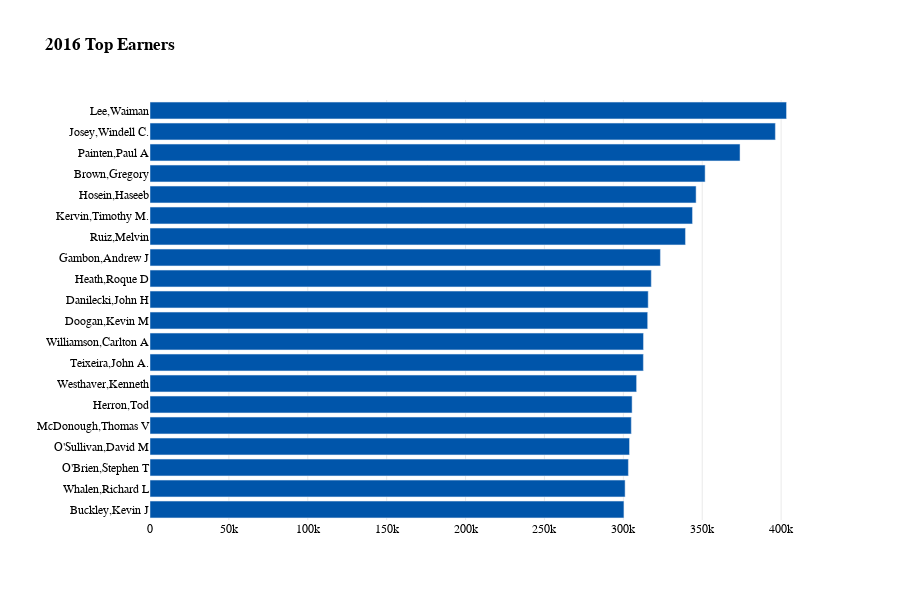

The notebook cell this image was saved under:
### Code cell
fig = px.bar(top16_20, x='TOTAL EARNINGS', y='NAME', color='NAME', orientation='h', title='<b>2016 Top Earners<b>', color_discrete_sequence=color_list)
fig.update_layout(xaxis_title='', yaxis_title='')
# remove the namme roll on the right side of the plot
fig.update_layout(showlegend=False)
fig.update_layout(font_family="GT America Bold")
# change the frount of thing other than title to GT-America-Standard-regular

fig.update_layout(font=dict(family="GT America", size=12, color="#000000"))

# increase the hight of the plot
fig.update_layout(height=600)

# make the background color to be transparent 
fig.update_layout(plot_bgcolor='rgba(0,0,0,0)')
fig.update_xaxes(showgrid=True, gridwidth=0.5, gridcolor='LightGray')
fig.update_layout(showlegend=False)
fig.show()

### Figure 1 — Plotly figure (JSON) as saved in the notebook; plotly's stock layout.template omitted (floating-point values rounded to 4 significant figures)
{"data": [{"alignmentgroup": "True", "hovertemplate": "NAME=%{y}<br>TOTAL EARNINGS=%{x}<extra></extra>", "legendgroup": "Lee,Waiman", "marker": {"color": "#0055aa", "pattern": {"shape": ""}}, "name": "Lee,Waiman", "offsetgroup": "Lee,Waiman", "orientation": "h", "showlegend": true, "textposition": "auto", "type": "bar", "x": [403400.0], "xaxis": "x", "y": ["Lee,Waiman"], "yaxis": "y"}, {"alignmentgroup": "True", "hovertemplate": "NAME=%{y}<br>TOTAL EARNINGS=%{x}<extra></extra>", "legendgroup": "Josey,Windell C.", "marker": {"color": "#0055aa", "pattern": {"shape": ""}}, "name": "Josey,Windell C.", "offsetgroup": "Josey,Windell C.", "orientation": "h", "showlegend": true, "textposition": "auto", "type": "bar", "x": [396300.0], "xaxis": "x", "y": ["Josey,Windell C."], "yaxis": "y"}, {"alignmentgroup": "True", "hovertemplate": "NAME=%{y}<br>TOTAL EARNINGS=%{x}<extra></extra>", "legendgroup": "Painten,Paul A", "marker": {"color": "#0055aa", "pattern": {"shape": ""}}, "name": "Painten,Paul A", "offsetgroup": "Painten,Paul A", "orientation": "h", "showlegend": true, "textposition": "auto", "type": "bar", "x": [374000.0], "xaxis": "x", "y": ["Painten,Paul A"], "yaxis": "y"}, {"alignmentgroup": "True", "hovertemplate": "NAME=%{y}<br>TOTAL EARNINGS=%{x}<extra></extra>", "legendgroup": "Brown,Gregory", "marker": {"color": "#0055aa", "pattern": {"shape": ""}}, "name": "Brown,Gregory", "offsetgroup": "Brown,Gregory", "orientation": "h", "showlegend": true, "textposition": "auto", "type": "bar", "x": [351800.0], "xaxis": "x", "y": ["Brown,Gregory"], "yaxis": "y"}, {"alignmentgroup": "True", "hovertemplate": "NAME=%{y}<br>TOTAL EARNINGS=%{x}<extra></extra>", "legendgroup": "Hosein,Haseeb", "marker": {"color": "#0055aa", "pattern": {"shape": ""}}, "name": "Hosein,Haseeb", "offsetgroup": "Hosein,Haseeb", "orientation": "h", "showlegend": true, "textposition": "auto", "type": "bar", "x": [346100.0], "xaxis": "x", "y": ["Hosein,Haseeb"], "yaxis": "y"}, {"alignmentgroup": "True", "hovertemplate": "NAME=%{y}<br>TOTAL EARNINGS=%{x}<extra></extra>", "legendgroup": "Kervin,Timothy M.", "marker": {"color": "#0055aa", "pattern": {"shape": ""}}, "name": "Kervin,Timothy M.", "offsetgroup": "Kervin,Timothy M.", "orientation": "h", "showlegend": true, "textposition": "auto", "type": "bar", "x": [343800.0], "xaxis": "x", "y": ["Kervin,Timothy M."], "yaxis": "y"}, {"alignmentgroup": "True", "hovertemplate": "NAME=%{y}<br>TOTAL EARNINGS=%{x}<extra></extra>", "legendgroup": "Ruiz,Melvin", "marker": {"color": "#0055aa", "pattern": {"shape": ""}}, "name": "Ruiz,Melvin", "offsetgroup": "Ruiz,Melvin", "orientation": "h", "showlegend": true, "textposition": "auto", "type": "bar", "x": [339400.0], "xaxis": "x", "y": ["Ruiz,Melvin"], "yaxis": "y"}, {"alignmentgroup": "True", "hovertemplate": "NAME=%{y}<br>TOTAL EARNINGS=%{x}<extra></extra>", "legendgroup": "Gambon,Andrew J", "marker": {"color": "#0055aa", "pattern": {"shape": ""}}, "name": "Gambon,Andrew J", "offsetgroup": "Gambon,Andrew J", "orientation": "h", "showlegend": true, "textposition": "auto", "type": "bar", "x": [323500.0], "xaxis": "x", "y": ["Gambon,Andrew J"], "yaxis": "y"}, {"alignmentgroup": "True", "hovertemplate": "NAME=%{y}<br>TOTAL EARNINGS=%{x}<extra></extra>", "legendgroup": "Heath,Roque D", "marker": {"color": "#0055aa", "pattern": {"shape": ""}}, "name": "Heath,Roque D", "offsetgroup": "Heath,Roque D", "orientation": "h", "showlegend": true, "textposition": "auto", "type": "bar", "x": [317700.0], "xaxis": "x", "y": ["Heath,Roque D"], "yaxis": "y"}, {"alignmentgroup": "True", "hovertemplate": "NAME=%{y}<br>TOTAL EARNINGS=%{x}<extra></extra>", "legendgroup": "Danilecki,John H", "marker": {"color": "#0055aa", "pattern": {"shape": ""}}, "name": "Danilecki,John H", "offsetgroup": "Danilecki,John H", "orientation": "h", "showlegend": true, "textposition": "auto", "type": "bar", "x": [315800.0], "xaxis": "x", "y": ["Danilecki,John H"], "yaxis": "y"}, {"alignmentgroup": "True", "hovertemplate": "NAME=%{y}<br>TOTAL EARNINGS=%{x}<extra></extra>", "legendgroup": "Doogan,Kevin M", "marker": {"color": "#0055aa", "pattern": {"shape": ""}}, "name": "Doogan,Kevin M", "offsetgroup": "Doogan,Kevin M", "orientation": "h", "showlegend": true, "textposition": "auto", "type": "bar", "x": [315400.0], "xaxis": "x", "y": ["Doogan,Kevin M"], "yaxis": "y"}, {"alignmentgroup": "True", "hovertemplate": "NAME=%{y}<br>TOTAL EARNINGS=%{x}<extra></extra>", "legendgroup": "Williamson,Carlton A", "marker": {"color": "#0055aa", "pattern": {"shape": ""}}, "name": "Williamson,Carlton A", "offsetgroup": "Williamson,Carlton A", "orientation": "h", "showlegend": true, "textposition": "auto", "type": "bar", "x": [312800.0], "xaxis": "x", "y": ["Williamson,Carlton A"], "yaxis": "y"}, {"alignmentgroup": "True", "hovertemplate": "NAME=%{y}<br>TOTAL EARNINGS=%{x}<extra></extra>", "legendgroup": "Teixeira,John A.", "marker": {"color": "#0055aa", "pattern": {"shape": ""}}, "name": "Teixeira,John A.", "offsetgroup": "Teixeira,John A.", "orientation": "h", "showlegend": true, "textposition": "auto", "type": "bar", "x": [312700.0], "xaxis": "x", "y": ["Teixeira,John A."], "yaxis": "y"}, {"alignmentgroup": "True", "hovertemplate": "NAME=%{y}<br>TOTAL EARNINGS=%{x}<extra></extra>", "legendgroup": "Westhaver,Kenneth", "marker": {"color": "#0055aa", "pattern": {"shape": ""}}, "name": "Westhaver,Kenneth", "offsetgroup": "Westhaver,Kenneth", "orientation": "h", "showlegend": true, "textposition": "auto", "type": "bar", "x": [308400.0], "xaxis": "x", "y": ["Westhaver,Kenneth"], "yaxis": "y"}, {"alignmentgroup": "True", "hovertemplate": "NAME=%{y}<br>TOTAL EARNINGS=%{x}<extra></extra>", "legendgroup": "Herron,Tod", "marker": {"color": "#0055aa", "pattern": {"shape": ""}}, "name": "Herron,Tod", "offsetgroup": "Herron,Tod", "orientation": "h", "showlegend": true, "textposition": "auto", "type": "bar", "x": [305500.0], "xaxis": "x", "y": ["Herron,Tod"], "yaxis": "y"}, {"alignmentgroup": "True", "hovertemplate": "NAME=%{y}<br>TOTAL EARNINGS=%{x}<extra></extra>", "legendgroup": "McDonough,Thomas V", "marker": {"color": "#0055aa", "pattern": {"shape": ""}}, "name": "McDonough,Thomas V", "offsetgroup": "McDonough,Thomas V", "orientation": "h", "showlegend": true, "textposition": "auto", "type": "bar", "x": [305000.0], "xaxis": "x", "y": ["McDonough,Thomas V"], "yaxis": "y"}, {"alignmentgroup": "True", "hovertemplate": "NAME=%{y}<br>TOTAL EARNINGS=%{x}<extra></extra>", "legendgroup": "O'Sullivan,David M", "marker": {"color": "#0055aa", "pattern": {"shape": ""}}, "name": "O'Sullivan,David M", "offsetgroup": "O'Sullivan,David M", "orientation": "h", "showlegend": true, "textposition": "auto", "type": "bar", "x": [303900.0], "xaxis": "x", "y": ["O'Sullivan,David M"], "yaxis": "y"}, {"alignmentgroup": "True", "hovertemplate": "NAME=%{y}<br>TOTAL EARNINGS=%{x}<extra></extra>", "legendgroup": "O'Brien,Stephen T", "marker": {"color": "#0055aa", "pattern": {"shape": ""}}, "name": "O'Brien,Stephen T", "offsetgroup": "O'Brien,Stephen T", "orientation": "h", "showlegend": true, "textposition": "auto", "type": "bar", "x": [303200.0], "xaxis": "x", "y": ["O'Brien,Stephen T"], "yaxis": "y"}, {"alignmentgroup": "True", "hovertemplate": "NAME=%{y}<br>TOTAL EARNINGS=%{x}<extra></extra>", "legendgroup": "Whalen,Richard L", "marker": {"color": "#0055aa", "pattern": {"shape": ""}}, "name": "Whalen,Richard L", "offsetgroup": "Whalen,Richard L", "orientation": "h", "showlegend": true, "textposition": "auto", "type": "bar", "x": [301100.0], "xaxis": "x", "y": ["Whalen,Richard L"], "yaxis": "y"}, {"alignmentgroup": "True", "hovertemplate": "NAME=%{y}<br>TOTAL EARNINGS=%{x}<extra></extra>", "legendgroup": "Buckley,Kevin J", "marker": {"color": "#0055aa", "pattern": {"shape": ""}}, "name": "Buckley,Kevin J", "offsetgroup": "Buckley,Kevin J", "orientation": "h", "showlegend": true, "textposition": "auto", "type": "bar", "x": [300400.0], "xaxis": "x", "y": ["Buckley,Kevin J"], "yaxis": "y"}], "layout": {"barmode": "relative", "font": {"color": "#000000", "family": "GT America", "size": 12}, "height": 600, "legend": {"title": {"text": "NAME"}, "tracegroupgap": 0}, "plot_bgcolor": "rgba(0,0,0,0)", "showlegend": false, "title": {"text": "<b>2016 Top Earners<b>"}, "xaxis": {"anchor": "y", "domain": [0, 1], "gridcolor": "LightGray", "gridwidth": 0.5, "showgrid": true, "title": {"text": ""}}, "yaxis": {"anchor": "x", "categoryarray": ["Buckley,Kevin J", "Whalen,Richard L", "O'Brien,Stephen T", "O'Sullivan,David M", "McDonough,Thomas V", "Herron,Tod", "Westhaver,Kenneth", "Teixeira,John A.", "Williamson,Carlton A", "Doogan,Kevin M", "Danilecki,John H", "Heath,Roque D", "Gambon,Andrew J", "Ruiz,Melvin", "Kervin,Timothy M.", "Hosein,Haseeb", "Brown,Gregory", "Painten,Paul A", "Josey,Windell C.", "Lee,Waiman"], "categoryorder": "array", "domain": [0, 1], "title": {"text": ""}}}}
